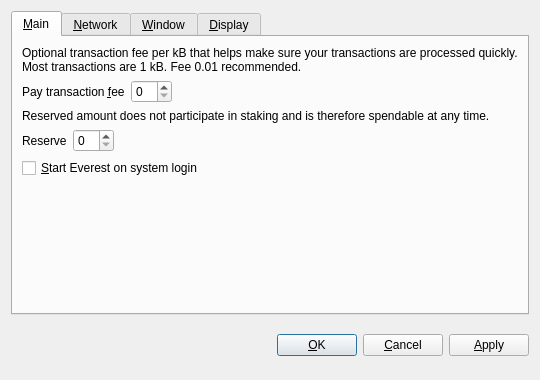
<?xml version="1.0" encoding="UTF-8"?>
<ui version="4.0">
 <class>OptionsDialog</class>
 <widget class="QDialog" name="OptionsDialog">
  <property name="geometry">
   <rect>
    <x>0</x>
    <y>0</y>
    <width>540</width>
    <height>380</height>
   </rect>
  </property>
  <property name="windowTitle">
   <string>Options</string>
  </property>
  <property name="modal">
   <bool>true</bool>
  </property>
  <layout class="QVBoxLayout" name="verticalLayout">
   <item>
    <widget class="QTabWidget" name="tabWidget">
     <property name="tabPosition">
      <enum>QTabWidget::North</enum>
     </property>
     <property name="currentIndex">
      <number>0</number>
     </property>
     <widget class="QWidget" name="tabMain">
      <attribute name="title">
       <string>&amp;Main</string>
      </attribute>
      <layout class="QVBoxLayout" name="verticalLayout_Main">
       <item>
        <widget class="QLabel" name="transactionFeeInfoLabel">
         <property name="text">
          <string>Optional transaction fee per kB that helps make sure your transactions are processed quickly. Most transactions are 1 kB. Fee 0.01 recommended.</string>
         </property>
         <property name="textFormat">
          <enum>Qt::PlainText</enum>
         </property>
         <property name="wordWrap">
          <bool>true</bool>
         </property>
        </widget>
       </item>
       <item>
        <layout class="QHBoxLayout" name="horizontalLayoutFee">
         <item>
          <widget class="QLabel" name="transactionFeeLabel">
           <property name="text">
            <string>Pay transaction &amp;fee</string>
           </property>
           <property name="textFormat">
            <enum>Qt::PlainText</enum>
           </property>
           <property name="buddy">
            <cstring>transactionFee</cstring>
           </property>
          </widget>
         </item>
         <item>
          <widget class="BitcoinAmountField" name="transactionFee"/>
         </item>
         <item>
          <spacer name="horizontalSpacerFee">
           <property name="orientation">
            <enum>Qt::Horizontal</enum>
           </property>
           <property name="sizeHint" stdset="0">
            <size>
             <width>40</width>
             <height>20</height>
            </size>
           </property>
          </spacer>
         </item>
        </layout>
       </item>
       <item>
        <widget class="QLabel" name="reserveBalanceInfoLabel">
         <property name="text">
          <string>Reserved amount does not participate in staking and is therefore spendable at any time.</string>
         </property>
         <property name="textFormat">
          <enum>Qt::PlainText</enum>
         </property>
         <property name="wordWrap">
          <bool>true</bool>
         </property>
        </widget>
       </item>
       <item>
        <layout class="QHBoxLayout" name="horizontalLayoutReserveBalance">
         <item>
          <widget class="QLabel" name="reserveBalanceLabel">
           <property name="text">
            <string>Reserve</string>
           </property>
           <property name="textFormat">
            <enum>Qt::PlainText</enum>
           </property>
           <property name="buddy">
            <cstring>reserveBalance</cstring>
           </property>
          </widget>
         </item>
         <item>
          <widget class="BitcoinAmountField" name="reserveBalance"/>
         </item>
         <item>
          <spacer name="horizontalSpacerReserveBalance">
           <property name="orientation">
            <enum>Qt::Horizontal</enum>
           </property>
           <property name="sizeHint" stdset="0">
            <size>
             <width>40</width>
             <height>20</height>
            </size>
           </property>
          </spacer>
         </item>
        </layout>
       </item>
       <item>
        <widget class="QCheckBox" name="bitcoinAtStartup">
         <property name="toolTip">
          <string>Automatically start Everest after logging in to the system.</string>
         </property>
         <property name="text">
          <string>&amp;Start Everest on system login</string>
         </property>
        </widget>
       </item>
       <item>
        <spacer name="verticalSpacer_Main">
         <property name="orientation">
          <enum>Qt::Vertical</enum>
         </property>
         <property name="sizeHint" stdset="0">
          <size>
           <width>20</width>
           <height>40</height>
          </size>
         </property>
        </spacer>
       </item>
      </layout>
     </widget>
     <widget class="QWidget" name="tabNetwork">
      <attribute name="title">
       <string>&amp;Network</string>
      </attribute>
      <layout class="QVBoxLayout" name="verticalLayout_Network">
       <item>
        <widget class="QCheckBox" name="mapPortUpnp">
         <property name="toolTip">
          <string>Automatically open the Everest client port on the router. This only works when your router supports UPnP and it is enabled.</string>
         </property>
         <property name="text">
          <string>Map port using &amp;UPnP</string>
         </property>
        </widget>
       </item>
       <item>
        <widget class="QCheckBox" name="connectSocks">
         <property name="toolTip">
          <string>Connect to the Everest network through a SOCKS5 proxy (e.g. when connecting through Tor).</string>
         </property>
         <property name="text">
          <string>&amp;Connect through SOCKS5 proxy:</string>
         </property>
        </widget>
       </item>
       <item>
        <layout class="QHBoxLayout" name="horizontalLayout_Network">
         <item>
          <widget class="QLabel" name="proxyIpLabel">
           <property name="text">
            <string>Proxy &amp;IP:</string>
           </property>
           <property name="textFormat">
            <enum>Qt::PlainText</enum>
           </property>
           <property name="buddy">
            <cstring>proxyIp</cstring>
           </property>
          </widget>
         </item>
         <item>
          <widget class="QValidatedLineEdit" name="proxyIp">
           <property name="maximumSize">
            <size>
             <width>140</width>
             <height>16777215</height>
            </size>
           </property>
           <property name="toolTip">
            <string>IP address of the proxy (e.g. 127.0.0.1)</string>
           </property>
          </widget>
         </item>
         <item>
          <widget class="QLabel" name="proxyPortLabel">
           <property name="text">
            <string>&amp;Port:</string>
           </property>
           <property name="textFormat">
            <enum>Qt::PlainText</enum>
           </property>
           <property name="buddy">
            <cstring>proxyPort</cstring>
           </property>
          </widget>
         </item>
         <item>
          <widget class="QLineEdit" name="proxyPort">
           <property name="maximumSize">
            <size>
             <width>55</width>
             <height>16777215</height>
            </size>
           </property>
           <property name="toolTip">
            <string>Port of the proxy (e.g. 9050)</string>
           </property>
          </widget>
         </item>
         <item>
          <spacer name="horizontalSpacer_Network">
           <property name="orientation">
            <enum>Qt::Horizontal</enum>
           </property>
           <property name="sizeHint" stdset="0">
            <size>
             <width>40</width>
             <height>20</height>
            </size>
           </property>
          </spacer>
         </item>
        </layout>
       </item>
       <item>
        <spacer name="verticalSpacer_Network">
         <property name="orientation">
          <enum>Qt::Vertical</enum>
         </property>
         <property name="sizeHint" stdset="0">
          <size>
           <width>20</width>
           <height>40</height>
          </size>
         </property>
        </spacer>
       </item>
      </layout>
     </widget>
     <widget class="QWidget" name="tabWindow">
      <attribute name="title">
       <string>&amp;Window</string>
      </attribute>
      <layout class="QVBoxLayout" name="verticalLayout_Window">
       <item>
        <widget class="QCheckBox" name="minimizeToTray">
         <property name="toolTip">
          <string>Show only a tray icon after minimizing the window.</string>
         </property>
         <property name="text">
          <string>&amp;Minimize to the tray instead of the taskbar</string>
         </property>
        </widget>
       </item>
       <item>
        <widget class="QCheckBox" name="minimizeOnClose">
         <property name="toolTip">
          <string>Minimize instead of exit the application when the window is closed. When this option is enabled, the application will be closed only after selecting Quit in the menu.</string>
         </property>
         <property name="text">
          <string>M&amp;inimize on close</string>
         </property>
        </widget>
       </item>
       <item>
        <spacer name="verticalSpacer_Window">
         <property name="orientation">
          <enum>Qt::Vertical</enum>
         </property>
         <property name="sizeHint" stdset="0">
          <size>
           <width>20</width>
           <height>40</height>
          </size>
         </property>
        </spacer>
       </item>
      </layout>
     </widget>
     <widget class="QWidget" name="tabDisplay">
      <attribute name="title">
       <string>&amp;Display</string>
      </attribute>
      <layout class="QVBoxLayout" name="verticalLayout_Display">
       <item>
        <layout class="QHBoxLayout" name="horizontalLayout_1_Display">
         <item>
          <widget class="QLabel" name="langLabel">
           <property name="text">
            <string>User Interface &amp;language:</string>
           </property>
           <property name="textFormat">
            <enum>Qt::PlainText</enum>
           </property>
           <property name="buddy">
            <cstring>lang</cstring>
           </property>
          </widget>
         </item>
         <item>
          <widget class="QValueComboBox" name="lang">
           <property name="toolTip">
            <string>The user interface language can be set here. This setting will take effect after restarting Everest.</string>
           </property>
          </widget>
         </item>
        </layout>
       </item>
       <item>
        <layout class="QHBoxLayout" name="horizontalLayout_2_Display">
         <item>
          <widget class="QLabel" name="unitLabel">
           <property name="text">
            <string>&amp;Unit to show amounts in:</string>
           </property>
           <property name="textFormat">
            <enum>Qt::PlainText</enum>
           </property>
           <property name="buddy">
            <cstring>unit</cstring>
           </property>
          </widget>
         </item>
         <item>
          <widget class="QValueComboBox" name="unit">
           <property name="toolTip">
            <string>Choose the default subdivision unit to show in the interface and when sending coins.</string>
           </property>
          </widget>
         </item>
        </layout>
       </item>
       <item>
        <widget class="QCheckBox" name="coinControlFeatures">
         <property name="toolTip">
          <string>Whether to show coin control features or not.</string>
         </property>
         <property name="text">
          <string>Display coin &amp;control features (experts only!)</string>
         </property>
        </widget>
       </item>
       <item>
        <widget class="QCheckBox" name="useBlackTheme">
         <property name="text">
          <string>Use black visual theme (requires restart)</string>
         </property>
        </widget>
       </item>
       <item>
        <spacer name="verticalSpacer_Display">
         <property name="orientation">
          <enum>Qt::Vertical</enum>
         </property>
         <property name="sizeHint" stdset="0">
          <size>
           <width>20</width>
           <height>40</height>
          </size>
         </property>
        </spacer>
       </item>
      </layout>
     </widget>
    </widget>
   </item>
   <item>
    <layout class="QHBoxLayout" name="horizontalLayout_Buttons">
     <item>
      <spacer name="horizontalSpacer_1">
       <property name="orientation">
        <enum>Qt::Horizontal</enum>
       </property>
       <property name="sizeHint" stdset="0">
        <size>
         <width>40</width>
         <height>48</height>
        </size>
       </property>
      </spacer>
     </item>
     <item>
      <widget class="QLabel" name="statusLabel">
       <property name="font">
        <font>
         <weight>75</weight>
         <bold>true</bold>
        </font>
       </property>
       <property name="text">
        <string/>
       </property>
       <property name="textFormat">
        <enum>Qt::PlainText</enum>
       </property>
       <property name="wordWrap">
        <bool>true</bool>
       </property>
      </widget>
     </item>
     <item>
      <spacer name="horizontalSpacer_2">
       <property name="orientation">
        <enum>Qt::Horizontal</enum>
       </property>
       <property name="sizeHint" stdset="0">
        <size>
         <width>40</width>
         <height>48</height>
        </size>
       </property>
      </spacer>
     </item>
     <item>
      <widget class="QPushButton" name="okButton">
       <property name="text">
        <string>&amp;OK</string>
       </property>
      </widget>
     </item>
     <item>
      <widget class="QPushButton" name="cancelButton">
       <property name="text">
        <string>&amp;Cancel</string>
       </property>
       <property name="autoDefault">
        <bool>false</bool>
       </property>
      </widget>
     </item>
     <item>
      <widget class="QPushButton" name="applyButton">
       <property name="text">
        <string>&amp;Apply</string>
       </property>
       <property name="autoDefault">
        <bool>false</bool>
       </property>
      </widget>
     </item>
    </layout>
   </item>
  </layout>
 </widget>
 <customwidgets>
  <customwidget>
   <class>BitcoinAmountField</class>
   <extends>QSpinBox</extends>
   <header>bitcoinamountfield.h</header>
  </customwidget>
  <customwidget>
   <class>QValueComboBox</class>
   <extends>QComboBox</extends>
   <header>qvaluecombobox.h</header>
  </customwidget>
  <customwidget>
   <class>QValidatedLineEdit</class>
   <extends>QLineEdit</extends>
   <header>qvalidatedlineedit.h</header>
  </customwidget>
 </customwidgets>
 <resources/>
 <connections/>
</ui>
